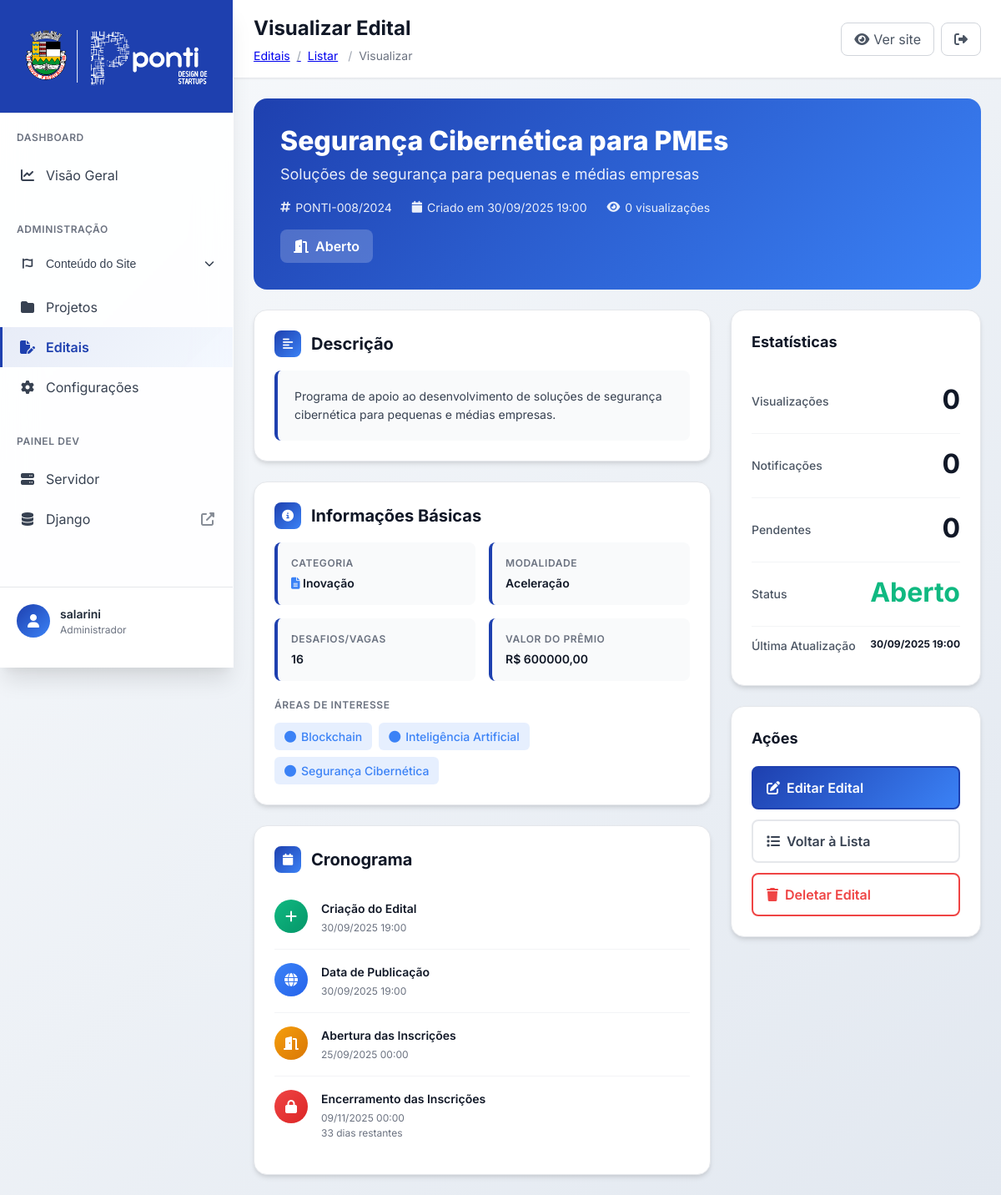
Before: /editais/admin/editais/16/visualizar/ (signed in) with the older database file.
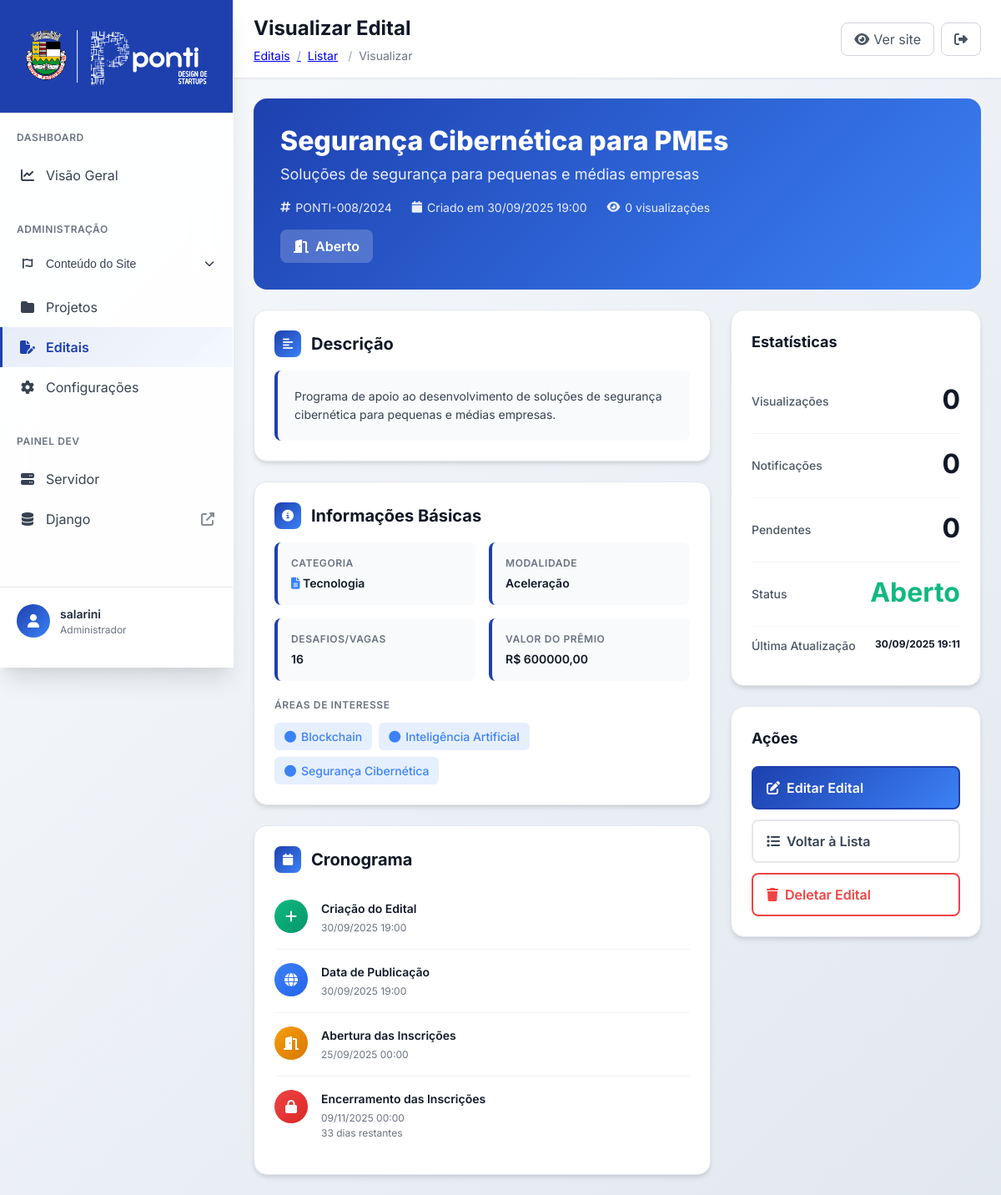
After: the same page with the newer database file.
### editais/models.py (models this page shows, shortened)
class Edital(models.Model):
    STATUS_CHOICES = [
        ('rascunho', 'Rascunho'),
        ('em_breve', 'Em Breve'),
        ('aberto', 'Aberto'),
        ('encerrado', 'Encerrado'),
        ('suspenso', 'Suspenso'),
        ('cancelado', 'Cancelado'),
    ]
    MODALIDADE_CHOICES = [
        ('fomento', 'Fomento'),
        ('aceleracao', 'Aceleração'),
        ('premio', 'Prêmio'),
        ('chamada_publica', 'Chamada Pública'),
        ('outro', 'Outro'),
    ]
    titulo = models.CharField(
        max_length=200,
        verbose_name="Título do Edital",
        help_text="Ex: EDITAL SECTIDE 001/2025"
    )
    numero_edital = models.CharField(
        max_length=50,
        unique=True,
        verbose_name="Número do Edital",
        help_text="Ex: SECTIDE-001/2025"
    )
    slug = models.SlugField(
        max_length=200,
        unique=True,
        verbose_name="Slug",
        help_text="Gerado automaticamente a partir do título"
    )
    subtitulo = models.CharField(
        max_length=300,
        verbose_name="Subtítulo",
        help_text="Descrição breve do edital"
    )
    descricao_completa = models.TextField(
        verbose_name="Descrição Completa",
        help_text="Descrição detalhada do edital"
    )
    categoria = models.ForeignKey(
        CategoriaEdital,
        on_delete=models.CASCADE,
        verbose_name="Categoria"
    )
    areas_interesse = models.ManyToManyField(
        AreaInteresse,
        blank=True,
        verbose_name="Áreas de Interesse",
        help_text="Áreas temáticas do edital"
    )
    modalidade = models.CharField(
        max_length=20,
        choices=MODALIDADE_CHOICES,
        default='fomento',
        verbose_name="Modalidade"
    )
    status = models.CharField(
        max_length=20,
        choices=STATUS_CHOICES,
        default='rascunho',
        verbose_name="Status"
    )
    data_publicacao = models.DateTimeField(
        blank=True,
        null=True,
        verbose_name="Data de Publicação"
    )
    data_abertura = models.DateTimeField(
        blank=True,
        null=True,
        verbose_name="Data de Abertura",
        help_text="Quando as inscrições se iniciam"
    )
    data_encerramento = models.DateTimeField(
        verbose_name="Data de Encerramento",
        help_text="Quando as inscrições se encerram"
    )
    numero_desafios = models.PositiveIntegerField(
        blank=True,
        null=True,
        verbose_name="Número de Desafios",
        help_text="Quantidade de desafios ou vagas (se aplicável)"
    )
    valor_premio = models.DecimalField(
        max_digits=12,
        decimal_places=2,
        blank=True,
        null=True,
        verbose_name="Valor do Prêmio",
        help_text="Valor total em R$ (se aplicável)"
    )
    arquivo_edital = models.FileField(
        upload_to=edital_upload_path,
        blank=True,
        null=True,
        validators=[FileExtensionValidator(['pdf', 'doc', 'docx'])],
        verbose_name="Arquivo do Edital",
        help_text="Arquivo PDF ou DOC do edital completo"
    )
    link_inscricao = models.URLField(
        blank=True,
        verbose_name="Link de Inscrição",
        help_text="URL para inscrições (se externo)"
    )
    link_mais_informacoes = models.URLField(
        blank=True,
        verbose_name="Link Mais Informações",
        help_text="URL para mais informações"
    )
    destaque = models.BooleanField(
        default=False,
        verbose_name="Destacar",
        help_text="Destacar este edital na listagem"
    )
    cor_status = models.CharField(
        max_length=7,
        blank=True,
        verbose_name="Cor do Status",
        help_text="Cor personalizada para o status (opcional)"
    )
    data_criacao = models.DateTimeField(
        default=timezone.now,
        verbose_name="Data de Criação"
    )
    data_atualizacao = models.DateTimeField(
        auto_now=True,
        verbose_name="Última Atualização"
    )
    criado_por = models.ForeignKey(
        'auth.User',
        on_delete=models.SET_NULL,
        null=True,
        blank=True,
        verbose_name="Criado por"
    )
    visualizacoes = models.PositiveIntegerField(
        default=0,
        verbose_name="Visualizações"
    )
    class Meta:
        verbose_name = "Edital"
        verbose_name_plural = "Editais"
        ordering = ['-data_criacao', '-destaque']
    @property
    def dias_restantes(self):
        if not self.data_encerramento:
            return None
        agora = timezone.now()
        if agora > self.data_encerramento:
            return 0
        delta = self.data_encerramento - agora
        return delta.days
    @property
    def cor_status_calculada(self):
        if self.cor_status:
            return self.cor_status
        cores_padrao = {
            'rascunho': '#6b7280',
            'em_breve': '#1e40af',
            'aberto': '#10b981',
            'encerrado': '#ef4444',
            'suspenso': '#f59e0b',
            'cancelado': '#ef4444',
        }
        return cores_padrao.get(self.status, '#6b7280')
    @property
    def icone_status(self):
        icones = {
            'rascunho': 'fas fa-edit',
            'em_breve': 'fas fa-clock',
            'aberto': 'fas fa-door-open',
            'encerrado': 'fas fa-lock',
            'suspenso': 'fas fa-pause',
            'cancelado': 'fas fa-times',
        }
        return icones.get(self.status, 'fas fa-file-alt')

class CategoriaEdital(models.Model):
    nome = models.CharField(
        max_length=50,
        unique=True,
        verbose_name="Nome da Categoria",
        help_text="Ex: STARTUPS, ACELERAÇÃO, FOMENTO"
    )
    slug = models.SlugField(
        max_length=50,
        unique=True,
        verbose_name="Slug",
        help_text="Identificador único para URLs"
    )
    cor = models.CharField(
        max_length=7,
        default="#3b82f6",
        verbose_name="Cor",
        help_text="Código hex da cor (#3b82f6)"
    )
    icone = models.CharField(
        max_length=50,
        default="fas fa-file-alt",
        verbose_name="Ícone",
        help_text="Classe do FontAwesome (fas fa-rocket)"
    )
    descricao = models.TextField(
        blank=True,
        verbose_name="Descrição",
        help_text="Descrição da categoria"
    )
    ativo = models.BooleanField(
        default=True,
        verbose_name="Ativo"
    )
    class Meta:
        verbose_name = "Categoria de Edital"
        verbose_name_plural = "Categorias de Editais"
        ordering = ['nome']

### editais/views.py (the view)
# urls.py: path('admin/editais/<int:edital_id>/visualizar/', views.admin_visualizar_edital, name='admin_visualizar_edital'),
@login_required
@user_passes_test(staff_required)
def admin_visualizar_edital(request, edital_id):
    edital = get_object_or_404(Edital, id=edital_id)
    notificacoes = NotificacaoEdital.objects.filter(edital=edital)
    context = {
        'edital': edital,
        'notificacoes': notificacoes,
        'total_notificacoes': notificacoes.count(),
        'notificacoes_pendentes': notificacoes.filter(notificado=False).count(),
    }
    return render(request, 'editais/admin/visualizar.html', context)

### editais/views.py (called while the page is built)
def staff_required(user):
    return user.is_staff

### editais/templates/editais/admin/visualizar.html (shortened to what the changed rows need)
{% extends 'core_admin/base.html' %}
{% load static %}
{% block page_title %}Visualizar Edital{% endblock %}
{% block content %}
<div class="edital-header">
    <h1 class="edital-title">{{ edital.titulo }}</h1>
    <p class="edital-subtitle">{{ edital.subtitulo }}</p>
    <div class="edital-meta">
        <div class="meta-item">
            <i class="fas fa-hashtag"></i>
            <span>{{ edital.numero_edital }}</span>
        </div>
        <div class="meta-item">
            <i class="fas fa-calendar"></i>
            <span>Criado em {{ edital.data_criacao|date:"d/m/Y H:i" }}</span>
        </div>
        <div class="meta-item">
            <i class="fas fa-eye"></i>
            <span>{{ edital.visualizacoes }} visualizações</span>
        </div>
    </div>
    <div class="status-badge">
        <i class="{{ edital.icone_status }}"></i>
        {{ edital.get_status_display }}
    </div>
</div>
<div class="content-grid">
    <div class="main-content">
        <div class="content-card">
            <div class="description-text">
                {{ edital.descricao_completa|linebreaks }}
            </div>
        </div>
        <div class="content-card">
            <div class="info-grid">
                <div class="info-item">
                    <div class="info-label">Categoria</div>
                    <div class="info-value">
                        <i class="{{ edital.categoria.icone }}" style="color: {{ edital.categoria.cor }};"></i>
                        {{ edital.categoria.nome }}
                    </div>
                </div>
                <div class="info-item">
                    <div class="info-label">Modalidade</div>
                    <div class="info-value">{{ edital.get_modalidade_display }}</div>
                </div>
                {% if edital.numero_desafios %}
                <div class="info-item">
                    <div class="info-label">Desafios/Vagas</div>
                    <div class="info-value">{{ edital.numero_desafios }}</div>
                </div>
                {% endif %}
                {% if edital.valor_premio %}
                <div class="info-item">
                    <div class="info-label">Valor do Prêmio</div>
                    <div class="info-value">R$ {{ edital.valor_premio|floatformat:2 }}</div>
                </div>
                {% endif %}
            </div>
        </div>
        <div class="content-card">
            <div class="timeline-item">
                <div class="timeline-content">
                    <h4>Criação do Edital</h4>
                    <p>{{ edital.data_criacao|date:"d/m/Y H:i" }}</p>
                </div>
            </div>
            {% if edital.data_publicacao %}
            <div class="timeline-item">
                <div class="timeline-icon" style="background: linear-gradient(135deg, #3b82f6, #2563eb);">
                    <i class="fas fa-globe"></i>
                </div>
                <div class="timeline-content">
                    <h4>Data de Publicação</h4>
                    <p>{{ edital.data_publicacao|date:"d/m/Y H:i" }}</p>
                </div>
            </div>
            {% endif %}
            {% if edital.data_abertura %}
            <div class="timeline-item">
                <div class="timeline-icon" style="background: linear-gradient(135deg, #f59e0b, #d97706);">
                    <i class="fas fa-door-open"></i>
                </div>
                <div class="timeline-content">
                    <h4>Abertura das Inscrições</h4>
                    <p>{{ edital.data_abertura|date:"d/m/Y H:i" }}</p>
                </div>
            </div>
            {% endif %}
            <div class="timeline-item">
                <div class="timeline-content">
                    <h4>Encerramento das Inscrições</h4>
                    <p>{{ edital.data_encerramento|date:"d/m/Y H:i" }}</p>
                    {% if edital.dias_restantes is not None %}
                    <p style="color: {% if edital.dias_restantes <= 7 %}var(--error){% else %}var(--gray-500){% endif %};">
                        {% if edital.dias_restantes > 0 %}
                            {{ edital.dias_restantes }} dias restantes
                        {% elif edital.dias_restantes == 0 %}
                            Encerra hoje
                        {% else %}
                            Encerrado há {{ edital.dias_restantes|add:"-1" }} dias
                        {% endif %}
                    </p>
                    {% endif %}
                </div>
            </div>
        </div>
    </div>
    <div class="sidebar">
        <div class="stats-card">
            <div class="stat-item">
                <span class="stat-label">Visualizações</span>
                <span class="stat-value">{{ edital.visualizacoes }}</span>
            </div>
            <div class="stat-item">
                <span class="stat-label">Status</span>
                <span class="stat-value" style="color: {{ edital.cor_status_calculada }};">
                    {{ edital.get_status_display }}
                </span>
            </div>
            <div class="stat-item">
                <span class="stat-label">Última Atualização</span>
                <span class="stat-value" style="font-size: 0.75rem;">
                    {{ edital.data_atualizacao|date:"d/m/Y H:i" }}
                </span>
            </div>
        </div>
    </div>
</div>
{% endblock %}

Changed rows visible on the page:
changed Edital "Segurança Cibernética para PMEs": categoria.nome "Inovação" → "Tecnologia"; data_atualizacao "30/09/2025 19:00" → "30/09/2025 19:11"
